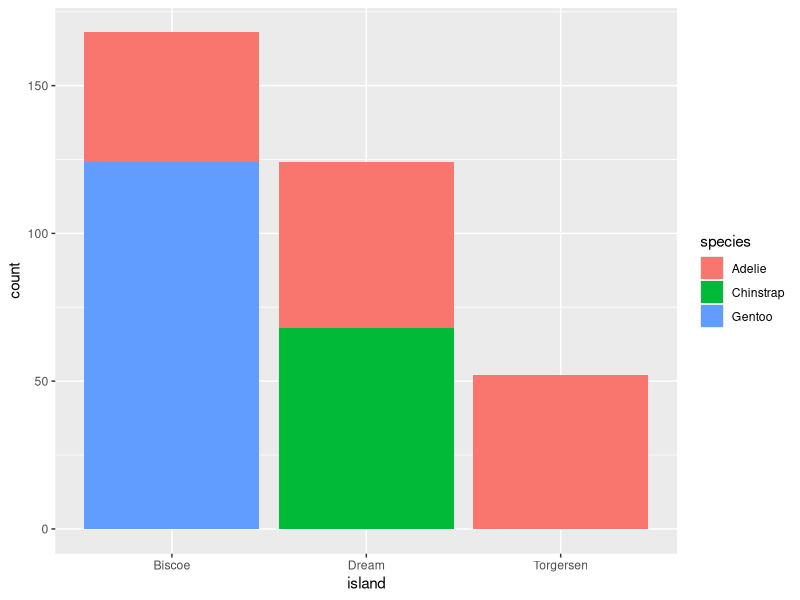

This chart was generated by the following R code:
## ---- chunk 1
#| warning: false
#| code-fold: true
#| code-summary: "Code to recreate sample"
library(tidyverse)

recreate_valjarbarometern <- function(valjarbarometern_aggregate, n)
{
  # Calculate number of observations of each party
  obs_per_party <- round(n * valjarbarometern_aggregate$percentage / 100)

  # Create a list of party observations
  party_observations <- mapply(
      rep,
      valjarbarometern_aggregate$party,
      obs_per_party
  )

  # Flatten the list into a single vector
  sample_data <- unlist(party_observations)

  # Create a data frame with the samples
  valjarbarometern <- tibble(party = sample_data)

  return(valjarbarometern)
}
# Number of people in survey
n = 3072

parties <- c("V", "S", "MP", "C", "L", "KD", "M", "SD", "Other")
# Aggregated sample
valjarbarometern_aggregate <- tibble(
  party = factor(parties, levels = parties), # Using levels to preserve order
  percentage = c(7.6, 37.6, 4.3, 3.9, 3, 3.1, 19, 19.7, 1.7))

valjarbarometern <- recreate_valjarbarometern(
  valjarbarometern_aggregate, n)
## ---- chunk 2
n_participants <- 3072 # Number of participants in survey
n_c_voters <- valjarbarometern |> # Number of participants who answered C
  filter(party == "C") |>
  summarize(n = n()) |>
  pull(n)
p_h0 <- 0.04 # Our null hypothesis
# Conducting hypothesis test of proportions
prop.test(n_c_voters, n_participants, p_h0, alternative = "less")
## ---- chunk 3
# Note: L would also be below 4% with statistical significance
n_participants <- 3072 # Number of participants in survey
n_kd_voters <- valjarbarometern |> # Number of participants who answered KD
  filter(party == "KD") |>
  summarize(n = n()) |>
  pull(n)
p_h0 <- 0.04 # Our null hypothesis
# Conducting hypothesis test of proportions
prop.test(n_kd_voters, n_participants, p_h0, alternative = "less")
## ---- chunk 4
library(palmerpenguins)
t.test(penguins$flipper_length_mm, mu = 200, alternative = "greater")
## ---- chunk 5
gentoo_flipper_length <- penguins |>
  filter(species == "Gentoo") |>
  select(flipper_length_mm) |>
  drop_na()
chinstrap_flipper_length <- penguins |>
  filter(species == "Chinstrap") |>
  select(flipper_length_mm) |>
  drop_na()
adelie_flipper_length <- penguins |>
  filter(species == "Adelie") |>
  select(flipper_length_mm) |>
  drop_na()

t.test(gentoo_flipper_length, chinstrap_flipper_length)
t.test(gentoo_flipper_length, adelie_flipper_length)
t.test(chinstrap_flipper_length, adelie_flipper_length)
## ---- chunk 6
penguins |>
  ggplot(aes(x = island, fill = species)) +
  geom_bar()
## ---- chunk 7
n_total <- penguins |>
  filter(island == "Dream") |>
  summarize(n = n()) |>
  pull()

n_chinstrap <- penguins |>
  filter(species == "Chinstrap" & island == "Dream") |>
  summarize(n = n()) |>
  pull()

prop.test(n_chinstrap, n_total, p = 0.5, alternative = "greater")
